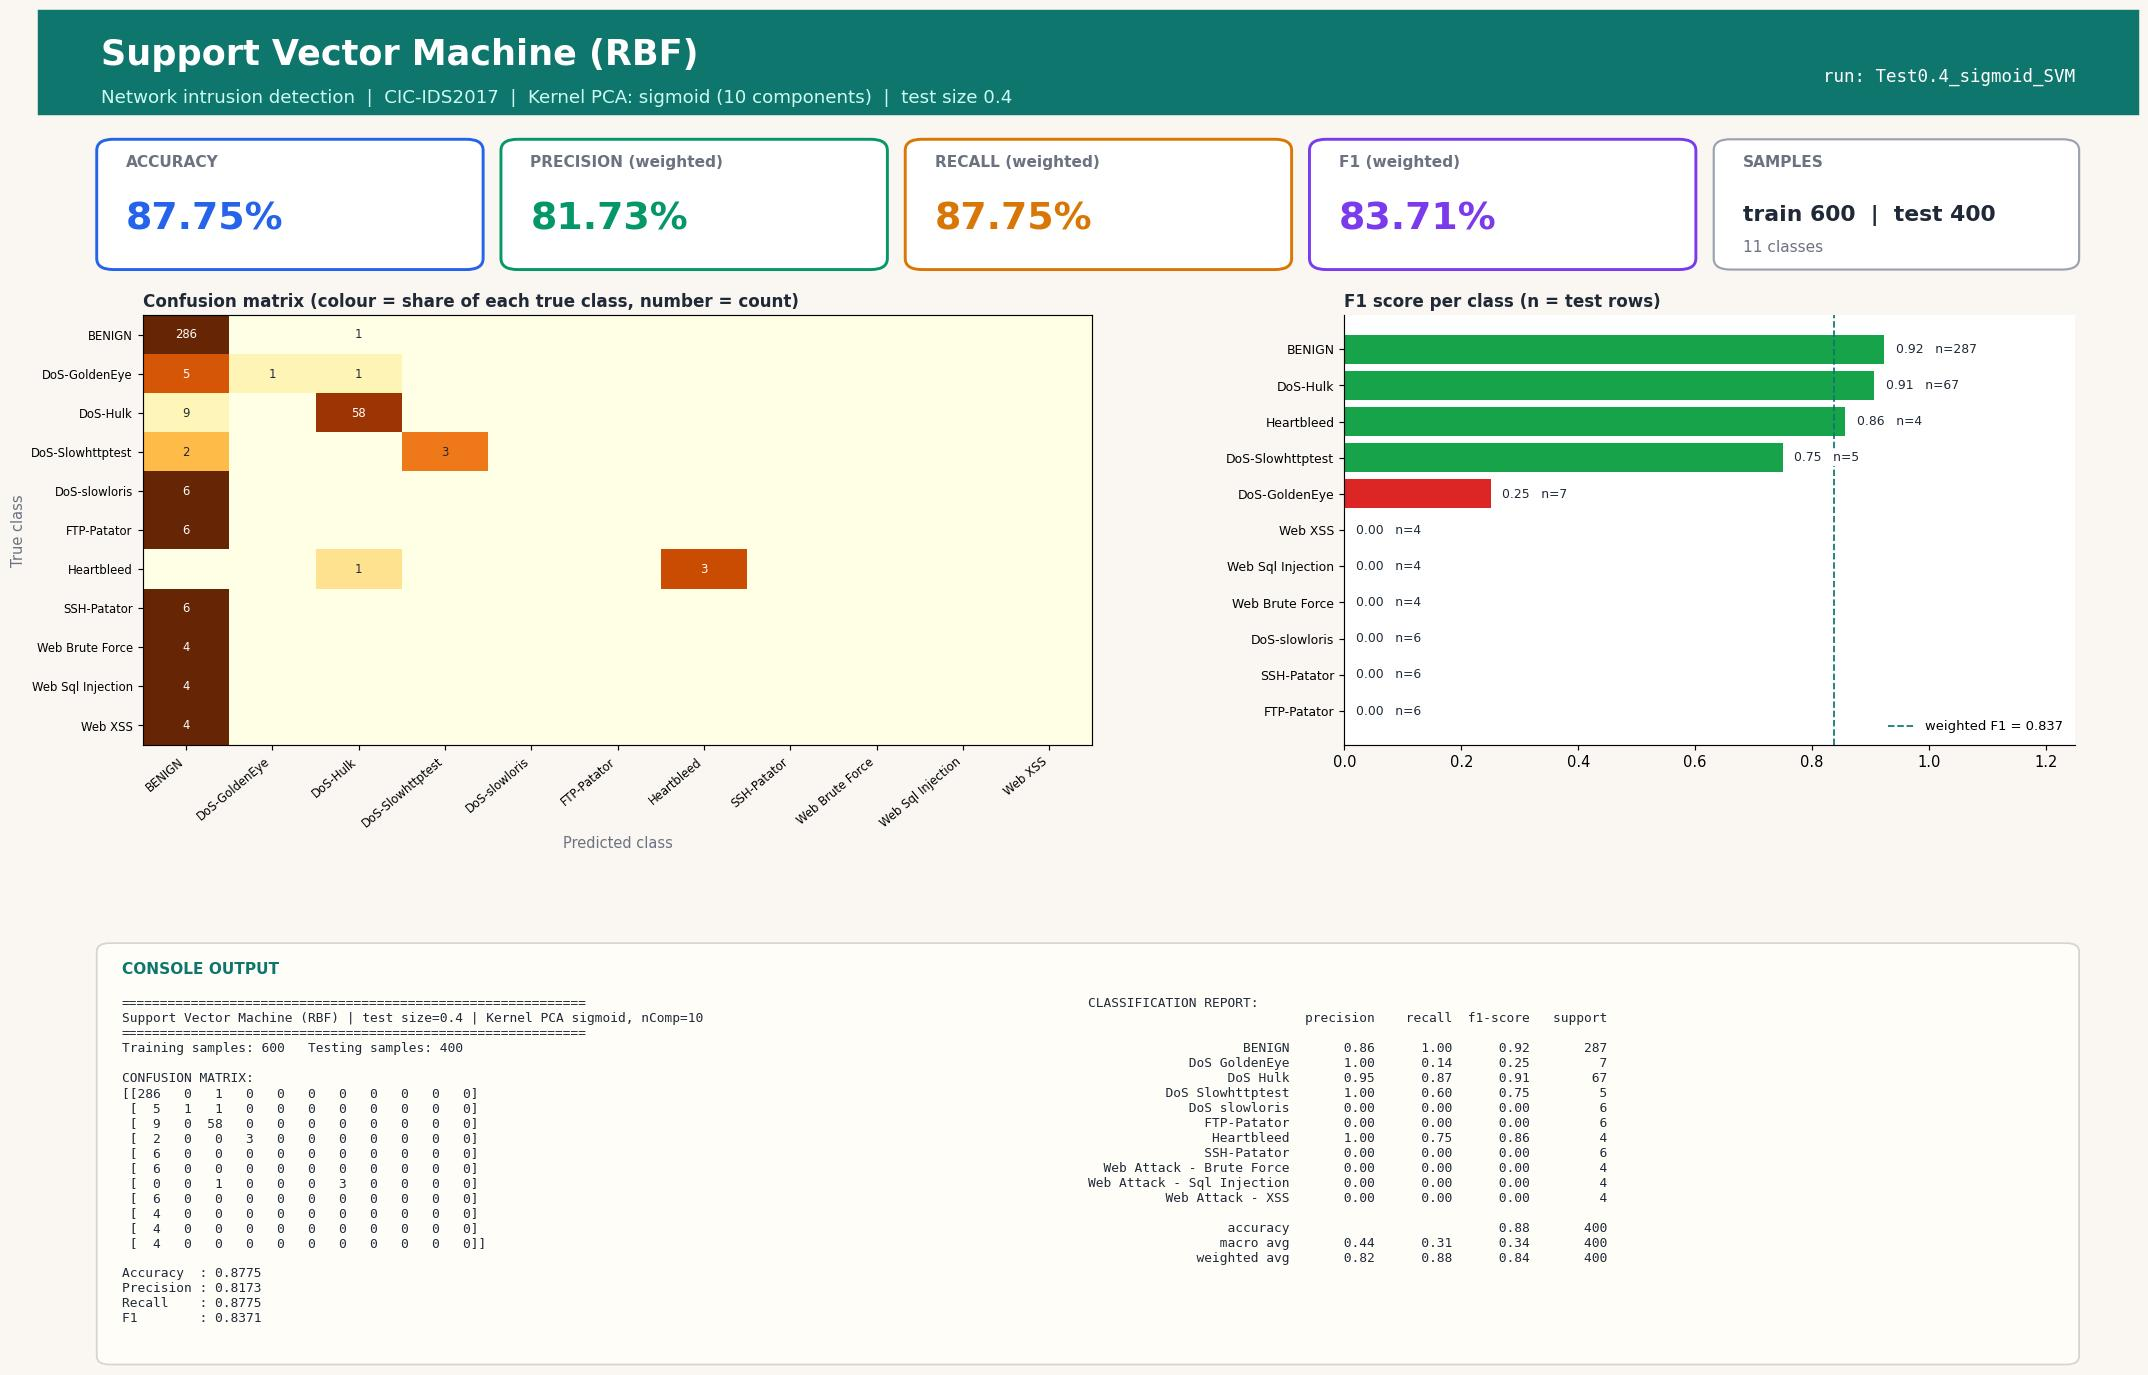

Generate this figure with Python:
#!/usr/bin/env python3
"""Support Vector Machine (RBF) | Test size 0.4 | Kernel PCA kernel=sigmoid, n_components=10
CIC-IDS2017 (Tue+Wed+Thu-morning) 1000-row stratified sample.
Run in any IDE (Spyder / VS Code / PyCharm / Jupyter): open the file and press Run, no arguments needed.
Saves next to this file: 'Test0.4_sigmoid_SVM.jpg' - one image with the console output (confusion matrix, metrics, classification report) plus charts."""
import json, os
import numpy as np
import matplotlib.pyplot as plt
from sklearn.decomposition import KernelPCA
from sklearn.svm import SVC
from sklearn.metrics import (accuracy_score, classification_report, confusion_matrix,
                             f1_score, precision_score, recall_score)
from sklearn.model_selection import train_test_split
from sklearn.preprocessing import StandardScaler

TEST_SIZE, KERNEL, N_COMP, ALG, ALG_NAME = 0.4, "sigmoid", 10, "SVM", "Support Vector Machine (RBF)"
try:
    HERE = os.path.dirname(os.path.abspath(__file__))
except NameError:                      # Jupyter / interactive console
    HERE = os.getcwd()
def _find_root():                      # folder that contains data/sample.npz (works from any working directory)
    for p in (HERE, os.path.join(HERE, ".."), os.path.join(HERE, "..", ".."), os.getcwd()):
        if os.path.exists(os.path.join(p, "data", "sample.npz")):
            return os.path.abspath(p)
    raise FileNotFoundError("data/sample.npz not found - run prepare_data.py or keep the repo folder structure")
ROOT = _find_root()
tag = f"Test{TEST_SIZE}_{KERNEL}_{ALG}"

# 1. LOAD cached, cleaned sample (see prepare_data.py)
d = np.load(os.path.join(ROOT, "data", "sample.npz"), allow_pickle=True)
X, y, class_names = d["X"], d["y"], [str(c).replace("�", "-") for c in d["classes"]]

# 2. SPLIT
X_train, X_test, y_train, y_test = train_test_split(
    X, y, test_size=TEST_SIZE, random_state=42, stratify=y)

# 3. SCALE (fit on train only)
scaler = StandardScaler()
X_train = scaler.fit_transform(X_train); X_test = scaler.transform(X_test)

# 4. DIMENSIONALITY REDUCTION: Kernel PCA (fit on train only; gamma = sklearn default 1/n_features)
kpca = KernelPCA(n_components=N_COMP, kernel=KERNEL, random_state=0)
X_train = kpca.fit_transform(X_train); X_test = kpca.transform(X_test)

# 5. CLASSIFIER
classifier = SVC(kernel="rbf", C=1.0, gamma="scale", random_state=0)
classifier.fit(X_train, y_train)
y_pred = classifier.predict(X_test)

# 6. METRICS
labels = np.arange(len(class_names))
cm = confusion_matrix(y_test, y_pred, labels=labels)
res = dict(test_size=TEST_SIZE, kernel=KERNEL, n_components=N_COMP, algorithm=ALG, model=ALG_NAME,
           n_train=int(len(y_train)), n_test=int(len(y_test)),
           accuracy=accuracy_score(y_test, y_pred),
           precision=precision_score(y_test, y_pred, average="weighted", zero_division=0),
           recall=recall_score(y_test, y_pred, average="weighted", zero_division=0),
           f1=f1_score(y_test, y_pred, average="weighted", zero_division=0))
report = classification_report(y_test, y_pred, labels=labels, target_names=class_names, zero_division=0)
lines = ["=" * 60, f"{ALG_NAME} | test size={TEST_SIZE} | Kernel PCA {KERNEL}, nComp={N_COMP}", "=" * 60,
         f"Training samples: {len(y_train)}   Testing samples: {len(y_test)}", "", "CONFUSION MATRIX:", np.array2string(cm), ""]
for k in ("accuracy", "precision", "recall", "f1"): lines.append(f"{k.capitalize():10s}: {res[k]:.4f}")
lines += ["", "CLASSIFICATION REPORT:", report]
console_output = "\n".join(lines); print(console_output)

# 7. VISUAL OUTPUT: ONE report-style image (banner, KPI cards, charts, console output) - real results only
from matplotlib.patches import FancyBboxPatch, Rectangle
short = [c.replace("Web Attack - ", "Web ").replace("DoS ", "DoS-") for c in class_names]
rep = classification_report(y_test, y_pred, labels=labels, target_names=class_names, zero_division=0, output_dict=True)
cmn = cm / np.maximum(cm.sum(axis=1, keepdims=True), 1)          # row-normalised = per-class recall
INK, MUTED, BG, ACC = "#1f2937", "#6b7280", "#faf7f2", "#0f766e"
fig = plt.figure(figsize=(20, 13.2), dpi=105, facecolor=BG)
fig.add_artist(Rectangle((0, 0.925), 1, 0.075, transform=fig.transFigure, color=ACC, zorder=0))
fig.text(0.03, 0.968, f"{ALG_NAME}", fontsize=24, fontweight="bold", color="white", va="center")
fig.text(0.03, 0.937, f"Network intrusion detection  |  CIC-IDS2017  |  Kernel PCA: {KERNEL} ({N_COMP} components)  |  test size {TEST_SIZE}",
         fontsize=12.5, color="#ccfbf1", va="center")
fig.text(0.97, 0.952, f"run: {tag}", fontsize=12, color="white", ha="right", va="center", family="monospace")

# KPI cards
cards = [("ACCURACY", res["accuracy"], "#2563eb"), ("PRECISION (weighted)", res["precision"], "#059669"),
         ("RECALL (weighted)", res["recall"], "#d97706"), ("F1 (weighted)", res["f1"], "#7c3aed")]
for i, (lab, v, col) in enumerate(cards):
    x0 = 0.03 + i * 0.1925
    fig.add_artist(FancyBboxPatch((x0, 0.815), 0.18, 0.09, boxstyle="round,pad=0.002,rounding_size=0.008", transform=fig.transFigure,
                                  facecolor="white", edgecolor=col, linewidth=2))
    fig.text(x0 + 0.012, 0.887, lab, fontsize=10.5, color=MUTED, fontweight="bold")
    fig.text(x0 + 0.012, 0.842, f"{v * 100:.2f}%", fontsize=26, color=col, fontweight="bold")
fig.add_artist(FancyBboxPatch((0.80, 0.815), 0.17, 0.09, boxstyle="round,pad=0.002,rounding_size=0.008", transform=fig.transFigure,
                              facecolor="white", edgecolor="#9ca3af", linewidth=1.5))
fig.text(0.812, 0.887, "SAMPLES", fontsize=10.5, color=MUTED, fontweight="bold")
fig.text(0.812, 0.848, f"train {res['n_train']}  |  test {res['n_test']}", fontsize=15, color=INK, fontweight="bold")
fig.text(0.812, 0.826, f"{len(class_names)} classes", fontsize=10.5, color=MUTED)

gs = fig.add_gridspec(1, 2, left=0.05, right=0.97, top=0.78, bottom=0.47, wspace=0.30, width_ratios=[1.3, 1])
ax1 = fig.add_subplot(gs[0, 0]); ax2 = fig.add_subplot(gs[0, 1])
for ax in (ax1, ax2): ax.set_facecolor("white")
im = ax1.imshow(cmn, cmap="YlOrBr", vmin=0, vmax=1, aspect="auto")
ax1.set_xticks(labels); ax1.set_yticks(labels); ax1.set_xticklabels(short, rotation=40, ha="right", fontsize=8); ax1.set_yticklabels(short, fontsize=8)
ax1.set_title("Confusion matrix (colour = share of each true class, number = count)", loc="left", fontsize=11.5, color=INK, fontweight="bold")
ax1.set_xlabel("Predicted class", color=MUTED); ax1.set_ylabel("True class", color=MUTED)
for a_ in labels:
    for b_ in labels:
        if cm[a_, b_]: ax1.text(b_, a_, cm[a_, b_], ha="center", va="center", fontsize=8, color="white" if cmn[a_, b_] > 0.6 else INK)
f1s = [rep[c]["f1-score"] for c in class_names]; sup = [int(rep[c]["support"]) for c in class_names]
order = np.argsort(f1s)
cols = ["#dc2626" if f1s[i] < 0.34 else "#f59e0b" if f1s[i] < 0.67 else "#16a34a" for i in order]
ax2.barh(range(len(order)), [f1s[i] for i in order], color=cols)
ax2.set_yticks(range(len(order))); ax2.set_yticklabels([short[i] for i in order], fontsize=8.5); ax2.set_xlim(0, 1.25)
ax2.set_title("F1 score per class (n = test rows)", loc="left", fontsize=11.5, color=INK, fontweight="bold")
for k, i in enumerate(order): ax2.text(f1s[i] + 0.02, k, f"{f1s[i]:.2f}   n={sup[i]}", va="center", fontsize=8.5, color=INK, zorder=5, bbox=dict(facecolor="white", edgecolor="none", pad=1))
for sp in ("top", "right"): ax2.spines[sp].set_visible(False)
ax2.axvline(res["f1"], color=ACC, ls="--", lw=1.2, label=f"weighted F1 = {res['f1']:.3f}"); ax2.legend(loc="lower right", fontsize=9, frameon=False)

# console output panel (same text that is printed to the console)
fig.add_artist(FancyBboxPatch((0.03, 0.025), 0.94, 0.30, boxstyle="round,pad=0.002,rounding_size=0.006", transform=fig.transFigure,
                              facecolor="#fffdf8", edgecolor="#d6d3d1", linewidth=1.2))
fig.text(0.04, 0.305, "CONSOLE OUTPUT", fontsize=10.5, color=ACC, fontweight="bold")
split_at = lines.index("CLASSIFICATION REPORT:")
fig.text(0.04, 0.288, "\n".join(lines[:split_at]), family="monospace", fontsize=8.8, color=INK, va="top")
fig.text(0.50, 0.288, "\n".join(lines[split_at:]), family="monospace", fontsize=8.8, color=INK, va="top")
plt.savefig(os.path.join(HERE, tag + ".jpg"), format="jpg", bbox_inches="tight", facecolor=BG)
if os.environ.get("ACN_NO_SHOW") != "1": plt.show()   # IDEs display the image; run_all.py disables this
plt.close()

os.makedirs(os.path.join(ROOT, "results", "json"), exist_ok=True)
with open(os.path.join(ROOT, "results", "json", tag + ".json"), "w") as f: json.dump(res, f)
